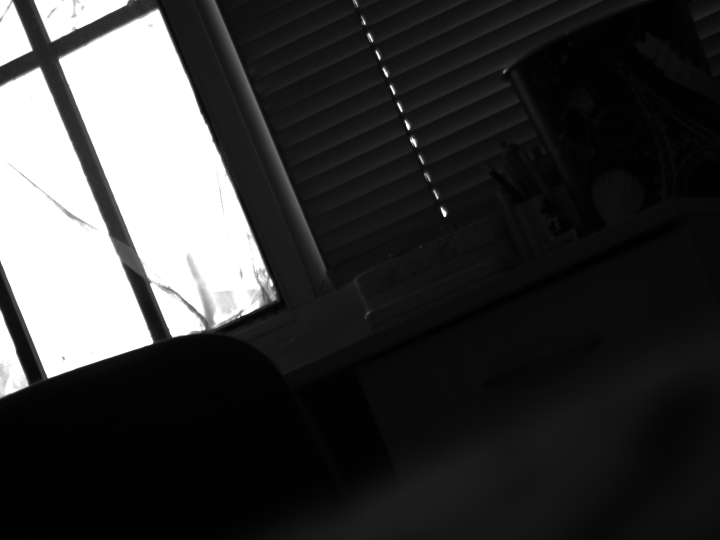
#> input picture software/OpenCV/img/saved_pypylon_img_3.png, 1440 x 1080 px, found by its file name (shown at 1/2 size)
$ python demo.py
#> lines starting #> are read from the running program, lines starting #| are printed output that depends on the picture
from __future__ import print_function
import cv2 as cv
import numpy as np
import argparse
from math import sqrt
from datetime import datetime

start = datetime.now().time() # time object

parser = argparse.ArgumentParser(description='Code from AKAZE local features matching tutorial.')
#parser.add_argument('--input1', help='Path to input image 1.', default='graf1.png')
#parser.add_argument('--input2', help='Path to input image 2.', default='graf3.png')

parser.add_argument('--input1', help='Path to input image 1.', default='saved_pypylon_img_3.png')
parser.add_argument('--input2', help='Path to input image 2.', default='saved_pypylon_img_4.png')

parser.add_argument('--homography', help='Path to the homography matrix.', default='H1to3p.xml')
args = parser.parse_args()

img1 = cv.imread(args.input1, cv.IMREAD_GRAYSCALE)
#> img1 is the input picture: shape (1080, 1440); min 0, max 255, mean 56
img2 = cv.imread(args.input2, cv.IMREAD_GRAYSCALE)
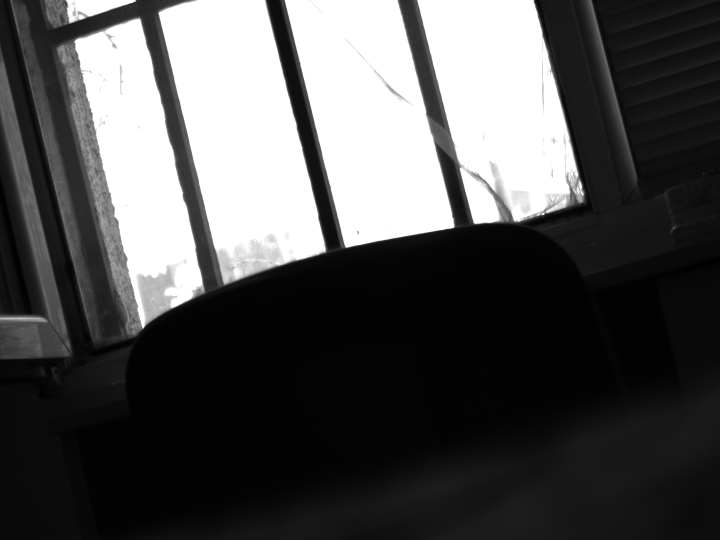
#> input picture software/OpenCV/img/saved_pypylon_img_4.png, 1440 x 1080 px, found by its file name (shown at 1/2 size)
#> img2 is the input picture: shape (1080, 1440); min 0, max 255, mean 81

if img1 is None or img2 is None:
    print('Could not open or find the images!')
    exit(0)

fs = cv.FileStorage(args.homography, cv.FILE_STORAGE_READ)
homography = fs.getFirstTopLevelNode().mat()

detector = cv.ORB_create(20000)
# descriptor = cv.ORB_create()
descriptor = cv.xfeatures2d.BEBLID_create(0.05)
kpts1 = detector.detect(img1, None)
#> kpts1 = 1333 keypoints; strongest (x, y, size): (889, 433, 31), (889, 432, 37.2), (888, 432, 44.6), (888, 430, 53.6)
kpts2 = detector.detect(img2, None)
#> kpts2 = 2036 keypoints; strongest (x, y, size): (905, 448, 92.6), (695, 487, 111.1), (693, 490, 92.6), (906, 450, 64.3)
kpts1, desc1 = descriptor.compute(img1, kpts1)
kpts2, desc2 = descriptor.compute(img2, kpts2)

matcher = cv.DescriptorMatcher_create(cv.DescriptorMatcher_BRUTEFORCE_HAMMING)
nn_matches = matcher.knnMatch(desc1, desc2, 2)
#> nn_matches = 1333 matches
matched1 = []
matched2 = []
nn_match_ratio = 0.8  # Nearest neighbor matching ratio

for m, n in nn_matches:
    if m.distance < nn_match_ratio * n.distance:
        matched1.append(kpts1[m.queryIdx])
        matched2.append(kpts2[m.trainIdx])
#> after the loop, matched1 = 291 keypoints; strongest (x, y, size): (831, 293, 31), (788, 187, 31), (887, 427, 92.6), (97, 753, 53.6); matched2 = 291 keypoints; strongest (x, y, size): (903, 451, 111.1), (905, 453, 53.6), (693, 491, 64.3), (1032, 437, 111.1)

inliers1 = []
inliers2 = []
good_matches = []
inlier_threshold = 2.5  # Distance threshold to identify inliers with homography check

for i, m in enumerate(matched1):
    # Create the homogeneous point
    col = np.ones((3, 1), dtype=np.float64)
    col[0:2, 0] = m.pt
    # Project from image 1 to image 2
    col = np.dot(homography, col)
    col /= col[2, 0]
    # Calculate euclidean distance
    dist = sqrt(pow(col[0, 0] - matched2[i].pt[0], 2) + \
                pow(col[1, 0] - matched2[i].pt[1], 2))

    if dist < inlier_threshold:
        good_matches.append(cv.DMatch(len(inliers1), len(inliers2), 0))
        inliers1.append(matched1[i])
        inliers2.append(matched2[i])
#> this loop made 291 passes
#> (m, col, dist) on passes 1 to 3: (keypoint at (152, 31), size 31, [315.8, 5.02, 1], 725.8), (keypoint at (98, 34), size 31, [280.9, -9.42, 1], 162.5), (keypoint at (138, 34), size 31, [306.3, 3.48, 1], 722.5)
#> after the loop, good_matches = []; inliers1 = []; inliers2 = []

res = np.empty((max(img1.shape[0], img2.shape[0]), img1.shape[1] + img2.shape[1], 3), dtype=np.uint8)

cv.drawMatches(img1, inliers1, img2, inliers2, good_matches, res)
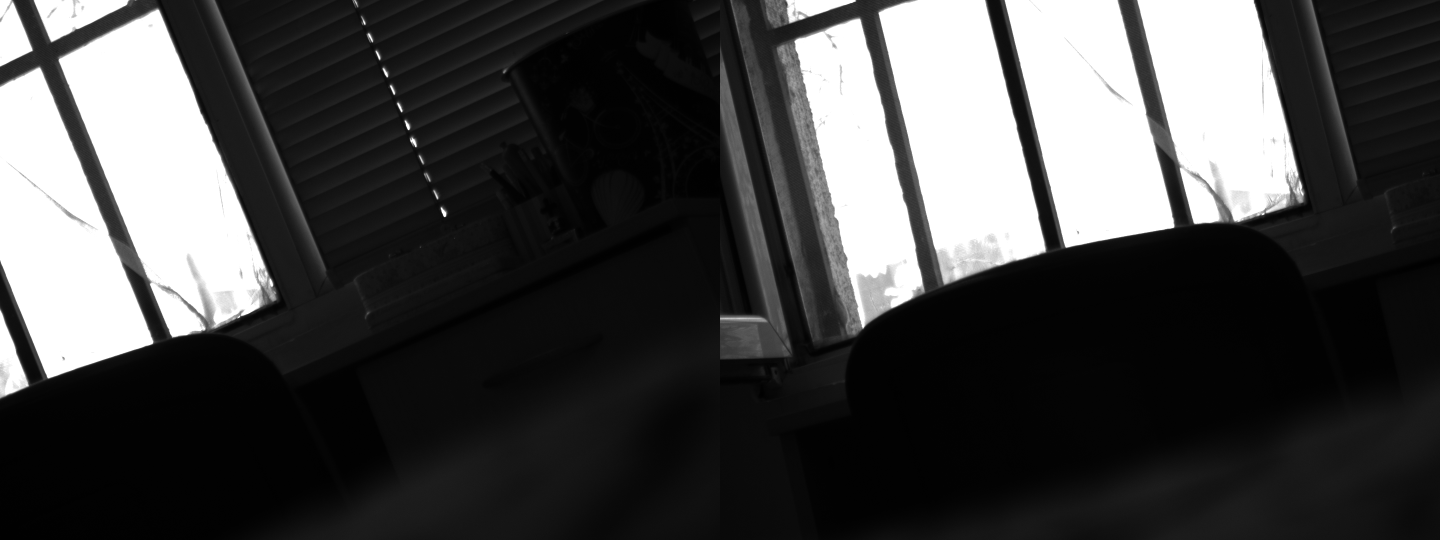
#> res: shape (1080, 2880, 3) (shown at 1/2 size); min 0, max 255, mean 68.5
cv.imwrite("matching_result.png", res)
inlier_ratio = len(inliers1) / float(len(matched1))
#> inlier_ratio = 0
print('Matching Results')
print('*******************************')
print('# Keypoints 1:                        \t', len(kpts1))
#| # Keypoints 1:                        	 1333
print('# Keypoints 2:                        \t', len(kpts2))
#| # Keypoints 2:                        	 2036
print('# Matches:                            \t', len(matched1))
#| # Matches:                            	 291
print('# Inliers:                            \t', len(inliers1))
#| # Inliers:                            	 0
print('# Inliers Ratio:                      \t', inlier_ratio)
#| # Inliers Ratio:                      	 0.0

cv.namedWindow('result', cv.WINDOW_NORMAL)
cv.imshow('result', res)
cv.waitKey()

end = datetime.now().time() # time object

print("str =", start)
print("end =", end)
